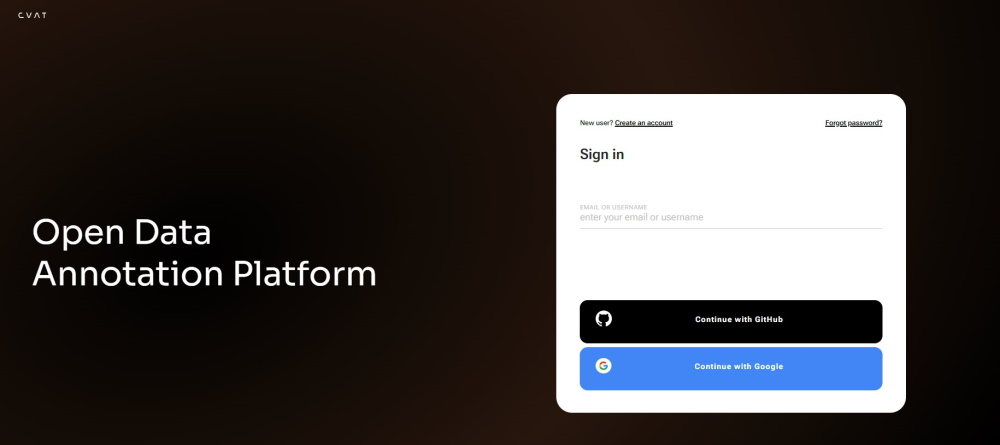
#> input picture src/cvat/cvat-engine/site/content/en/images/image001.jpg, 1000 x 445 px
$ python -i set_location_recognition.py   (imports and definitions only)   (older library calls are emulated)
#> lines starting #> are read from the running program, lines starting #| are printed output that depends on the picture; after the words box and inside, x2 and y2 are one past the last pixel; in counts of white or black regions, pixels touching at a corner belong together
#> further down, picture is the input picture: shape (445, 1000, 3); mean B, G, R 62.8, 63.6, 67.7
"""Measured wide-frame recurrence for set/location cluster exploration.

This native motor groups visually recurring environments. It does not infer a
geographic place or mature a semantic set name. Source Media location metadata
is joined by consumers as separately attributed proposal evidence.
"""

from __future__ import annotations

from datetime import datetime, timezone
import hashlib
import json
import os
from pathlib import Path
import tempfile
from typing import Any, Dict, List

import cv2
import numpy as np


SCHEMA = "datascene.measured_set_location_recurrence.v1"
PROVIDER_VERSION = f"datascene-native-opencv.{cv2.__version__}"


# [19 lines left out: functions _sha256, _atomic_json, not called in this run]


def _normalize(vector: np.ndarray) -> np.ndarray:
    magnitude = float(np.linalg.norm(vector))
    return vector / magnitude if magnitude else np.zeros_like(vector)


def wide_frame_embedding(frame: np.ndarray) -> tuple[np.ndarray, Dict[str, float]]:
    """Describe colour, layout, edges and texture without semantic inference."""
    resized = cv2.resize(frame, (96, 54), interpolation=cv2.INTER_AREA)
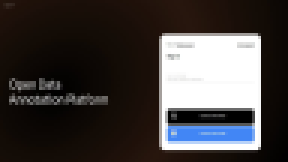
#> resized: shape (54, 96, 3) (shown 3 times larger); mean B, G, R 62.8, 63.6, 67.7
    hsv = cv2.cvtColor(resized, cv2.COLOR_BGR2HSV)
#> hsv: shape (54, 96, 3); mean H, S, V 14.9, 129, 72.8
    gray = cv2.cvtColor(resized, cv2.COLOR_BGR2GRAY)
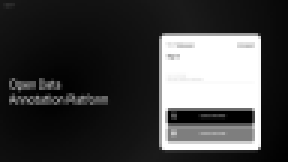
#> gray: shape (54, 96) (shown 3 times larger); min 0, max 255, mean 64.7
    colour = cv2.calcHist([hsv], [0, 1], None, [18, 8], [0, 180, 0, 256]).ravel()
#> colour = 144 values, max 2934 at index 13, min 0 at index 6, mean 36
    colour = _normalize(colour.astype(np.float32))
#> in _normalize, `magnitude = float(np.linalg.norm(vector))`: magnitude = 3120.9
#> colour = 144 values, max 0.94 at index 13, min 0 at index 6, mean 0.0115
    layout = cv2.resize(gray, (16, 9), interpolation=cv2.INTER_AREA).astype(np.float32).ravel()
#> layout = 144 values, max 255 at index 43, min 2 at index 143, mean 64.72
    layout = _normalize(layout - float(layout.mean()))
#> layout = 144 values, max 0.19 at index 43, min -0.0626 at index 143, mean 0
    edges = cv2.Canny(gray, 70, 150)
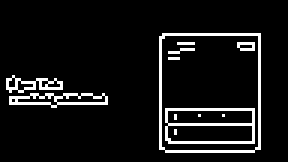
#> edges: shape (54, 96) (shown 3 times larger); 7.9% white in thin lines or dots, all inside (x1, y1, x2, y2) = (2, 11, 87, 51)
    edge_layout = cv2.resize(edges, (16, 9), interpolation=cv2.INTER_AREA).astype(np.float32).ravel()
#> edge_layout = 144 values, max 106 at index 81, min 0 at index 0, mean 19.93
    edge_layout = _normalize(edge_layout)
#> edge_layout = 144 values, max 0.238 at index 81, min 0 at index 0, mean 0.0448
    embedding = _normalize(np.concatenate([colour, layout, edge_layout]))
#> embedding = 432 values, max 0.543 at index 13, min -0.0361 at index 287, mean 0.0108
    return embedding, {
        "brightness": round(float(gray.mean()), 6),
        "contrast": round(float(gray.std()), 6),
        "edge_density": round(float(np.count_nonzero(edges)) / float(edges.size), 6),
        "sharpness": round(float(cv2.Laplacian(gray, cv2.CV_64F).var()), 6),
    }


def _similarity(left: np.ndarray, right: np.ndarray) -> float:
    return float(np.clip(np.dot(_normalize(left), _normalize(right)), -1.0, 1.0))


# [153 lines left out: function measure_set_location_recurrence, not called in this run]

>>> import cv2
>>> picture = cv2.imread('../../cvat/cvat-engine/site/content/en/images/image001.jpg')
>>> result = wide_frame_embedding(picture)

$ run again, on src/cvat/cvat-engine/site/content/en/images/image003.jpg
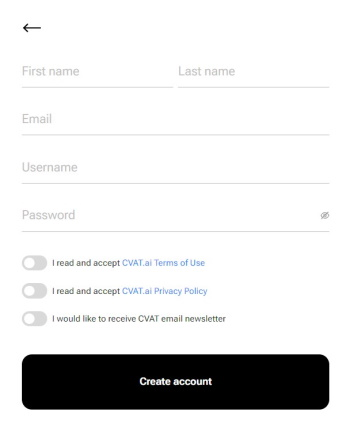
#> input picture src/cvat/cvat-engine/site/content/en/images/image003.jpg, 350 x 428 px
#> picture is the input picture: shape (428, 350, 3); mean B, G, R 224.9, 224.8, 224.7
#> in wide_frame_embedding, `resized = cv2.resize(frame, (96, 54), interpolation=cv2.INTER_AREA)`:
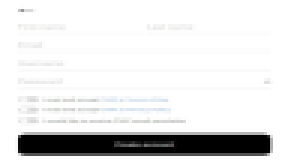
#> resized: shape (54, 96, 3) (shown 3 times larger); mean B, G, R 224.9, 224.8, 224.7
#> hsv: shape (54, 96, 3); mean H, S, V 5.8, 1.4, 225
#> in wide_frame_embedding, `colour = cv2.calcHist([hsv], [0, 1], None, [18, 8], [0, 180, 0, 256])...`: colour = 144 values, max 4787 at index 0, min 0 at index 1, mean 36
#> magnitude = 4789.2
#> in wide_frame_embedding, `colour = _normalize(colour.astype(np.float32))`: colour = 144 values, max 1 at index 0, min 0 at index 1, mean 0.00752
#> in wide_frame_embedding, `layout = cv2.resize(gray, (16, 9), interpolation=cv2.INTER_AREA).astyp..`: layout = 144 values, max 255 at index 0, min 99 at index 130, mean 224.8
#> in wide_frame_embedding, `layout = _normalize(layout - float(layout.mean()))`: layout = 144 values, max 0.0444 at index 0, min -0.185 at index 130, mean -9.93e-09
#> in wide_frame_embedding, `edges = cv2.Canny(gray, 70, 150)`:
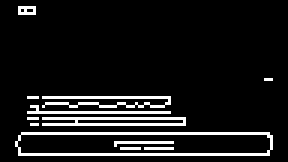
#> edges: shape (54, 96) (shown 3 times larger); 9.3% white in thin lines or dots, all inside (x1, y1, x2, y2) = (5, 2, 91, 52)
#> in wide_frame_embedding, `edge_layout = cv2.resize(edges, (16, 9), interpolation=cv2.INTER_AREA)..`: edge_layout = 144 values, max 135 at index 100, min 0 at index 0, mean 23.78
#> in wide_frame_embedding, `edge_layout = _normalize(edge_layout)`: edge_layout = 144 values, max 0.255 at index 100, min 0 at index 0, mean 0.0449
#> embedding = 432 values, max 0.577 at index 0, min -0.107 at index 274, mean 0.0101

$ run again, on src/cvat/cvat-engine/site/content/en/images/image004.jpg
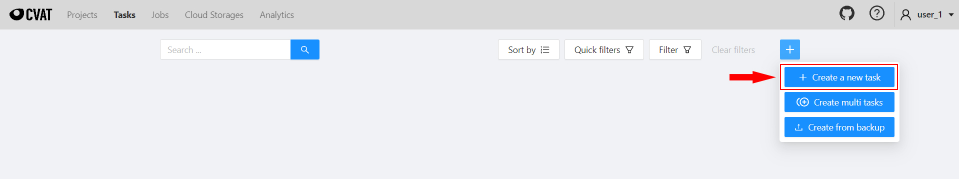
#> input picture src/cvat/cvat-engine/site/content/en/images/image004.jpg, 1918 x 358 px (shown at 1/2 size)
#> picture is the input picture: shape (358, 1918, 3); mean B, G, R 239.6, 232.1, 227.4
#> hsv: shape (54, 96, 3); mean H, S, V 91, 13.6, 240.2
#> in wide_frame_embedding, `gray = cv2.cvtColor(resized, cv2.COLOR_BGR2GRAY)`:
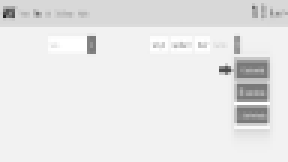
#> gray: shape (54, 96) (shown 3 times larger); min 37, max 255, mean 231.5
#> in wide_frame_embedding, `colour = cv2.calcHist([hsv], [0, 1], None, [18, 8], [0, 180, 0, 256])...`: colour = 144 values, max 3756 at index 88, min 0 at index 1, mean 36
#> magnitude = 3886.7
#> in wide_frame_embedding, `colour = _normalize(colour.astype(np.float32))`: colour = 144 values, max 0.966 at index 88, min 0 at index 1, mean 0.00926
#> in wide_frame_embedding, `layout = cv2.resize(gray, (16, 9), interpolation=cv2.INTER_AREA).astyp..`: layout = 144 values, max 252 at index 35, min 153 at index 78, mean 231.5
#> in wide_frame_embedding, `layout = _normalize(layout - float(layout.mean()))`: layout = 144 values, max 0.0823 at index 35, min -0.315 at index 78, mean 2.24e-08
#> in wide_frame_embedding, `edges = cv2.Canny(gray, 70, 150)`:
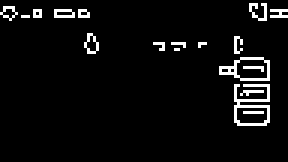
#> edges: shape (54, 96) (shown 3 times larger); 5% white in thin lines or dots, all inside (x1, y1, x2, y2) = (0, 1, 96, 42)
#> in wide_frame_embedding, `edge_layout = cv2.resize(edges, (16, 9), interpolation=cv2.INTER_AREA)..`: edge_layout = 144 values, max 149 at index 93, min 0 at index 5, mean 12.67
#> in wide_frame_embedding, `edge_layout = _normalize(edge_layout)`: edge_layout = 144 values, max 0.375 at index 93, min 0 at index 5, mean 0.0319
#> embedding = 432 values, max 0.558 at index 88, min -0.182 at index 222, mean 0.00792

$ run again, on src/cvat/cvat-engine/site/content/en/images/image005.jpg
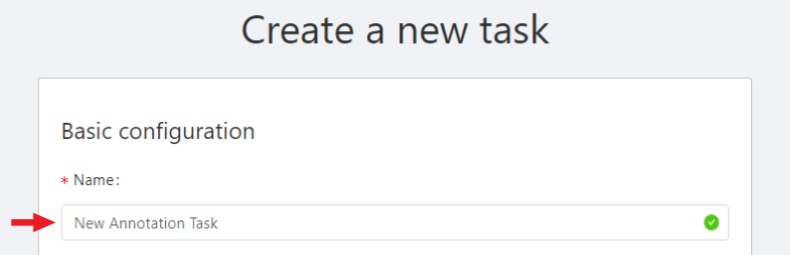
#> input picture src/cvat/cvat-engine/site/content/en/images/image005.jpg, 790 x 255 px
#> picture is the input picture: shape (255, 790, 3); mean B, G, R 247.1, 245.9, 245.8
#> in wide_frame_embedding, `resized = cv2.resize(frame, (96, 54), interpolation=cv2.INTER_AREA)`:
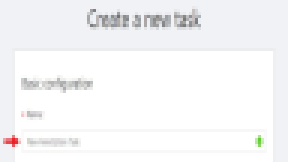
#> resized: shape (54, 96, 3) (shown 3 times larger); mean B, G, R 247.1, 245.9, 245.8
#> hsv: shape (54, 96, 3); mean H, S, V 46.9, 2.7, 247.7
#> in wide_frame_embedding, `colour = cv2.calcHist([hsv], [0, 1], None, [18, 8], [0, 180, 0, 256])...`: colour = 144 values, max 2890 at index 0, min 0 at index 1, mean 36
#> magnitude = 3373.2
#> in wide_frame_embedding, `colour = _normalize(colour.astype(np.float32))`: colour = 144 values, max 0.857 at index 0, min 0 at index 1, mean 0.0107
#> in wide_frame_embedding, `layout = cv2.resize(gray, (16, 9), interpolation=cv2.INTER_AREA).astyp..`: layout = 144 values, max 255 at index 49, min 202 at index 26, mean 246
#> in wide_frame_embedding, `layout = _normalize(layout - float(layout.mean()))`: layout = 144 values, max 0.066 at index 49, min -0.322 at index 26, mean -4.3e-08
#> in wide_frame_embedding, `edges = cv2.Canny(gray, 70, 150)`:
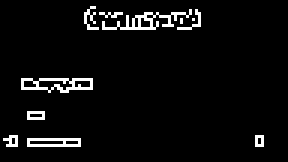
#> edges: shape (54, 96) (shown 3 times larger); 4.7% white in thin lines or dots, all inside (x1, y1, x2, y2) = (1, 2, 88, 49)
#> in wide_frame_embedding, `edge_layout = cv2.resize(edges, (16, 9), interpolation=cv2.INTER_AREA)..`: edge_layout = 144 values, max 106 at index 23, min 0 at index 0, mean 12.09
#> in wide_frame_embedding, `edge_layout = _normalize(edge_layout)`: edge_layout = 144 values, max 0.328 at index 23, min 0 at index 0, mean 0.0374
#> embedding = 432 values, max 0.495 at index 0, min -0.186 at index 170, mean 0.00925
